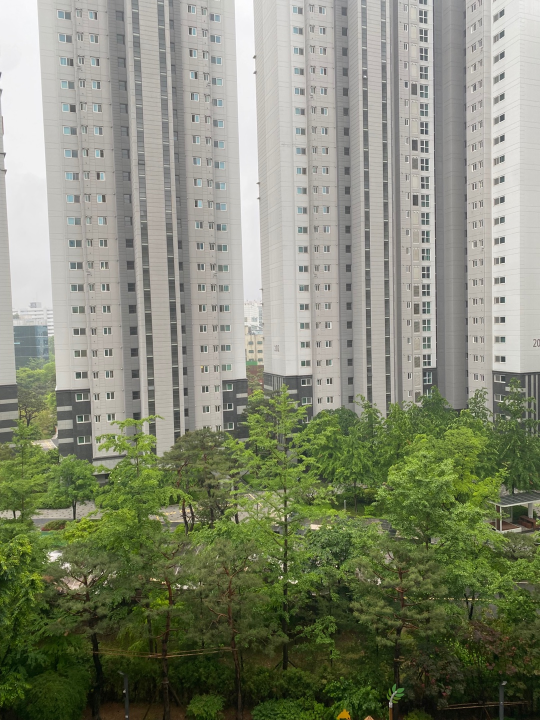
%> input picture assignment3/im1.jpeg, 1080 x 1440 px (shown at 1/2 size)
$ octave get_feature_test.m   (GNU Octave 9; MATLAB toolbox functions it lacks are replaced by stand-ins)
%> lines starting %> are read from the running program, lines starting %| are printed output that depends on the picture
clear
run('VLFEATROOT/toolbox/vl_setup')
%> (this line was passed over: vl_setup is not available in this run)

a1=(imread("im1.jpeg"));
%> a1 is the input picture: size 1440x1080x3 uint8; mean R, G, B 132.1, 136.5, 115.8
a2=(imread("im2.jpeg"));
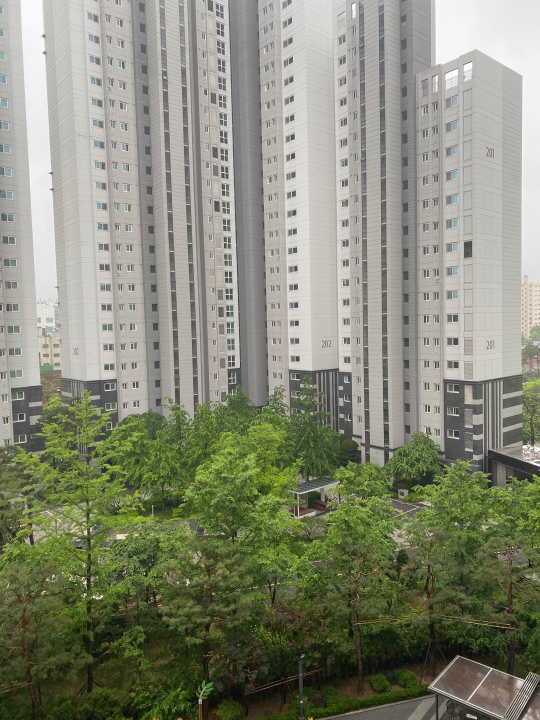
%> input picture assignment3/im2.jpeg, 1080 x 1440 px (shown at 1/2 size)
%> a2 is the input picture: size 1440x1080x3 uint8; mean R, G, B 133.9, 137.3, 117.9
a3=(imread("im3.jpeg"));
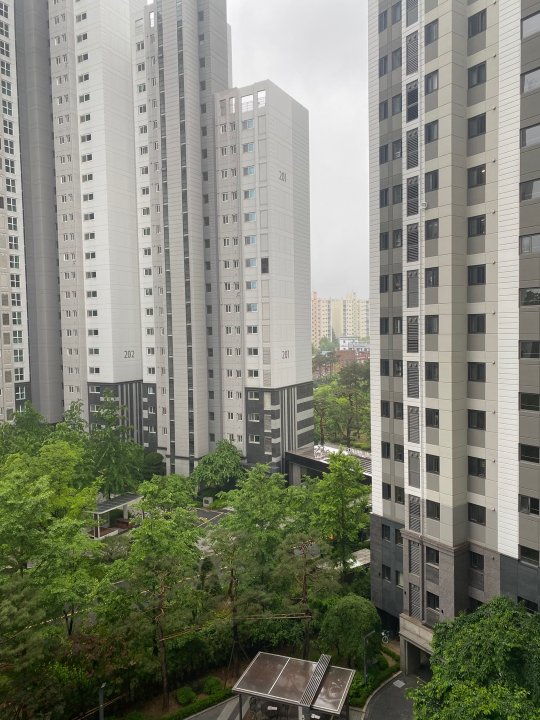
%> input picture assignment3/im3.jpeg, 1080 x 1440 px (shown at 1/2 size)
%> a3 is the input picture: size 1440x1080x3 uint8; mean R, G, B 130.5, 132.8, 118.2

b1 = rgb2gray(imresize(a1,[256 256]));
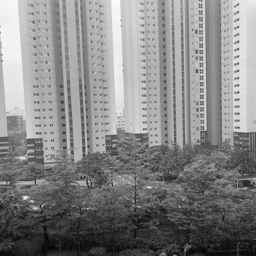
%> b1: size 256x256 uint8; min 6, max 252, mean 132.8
b2 = rgb2gray(imresize(a2,[256 256]));
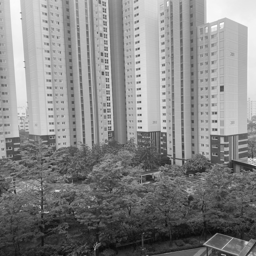
%> b2: size 256x256 uint8; min 9, max 255, mean 134.1
b3 = rgb2gray(imresize(a3,[256 256]));
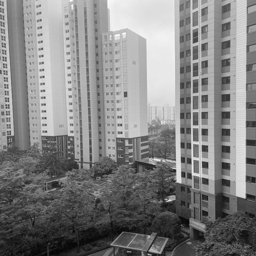
%> b3: size 256x256 uint8; min 5, max 255, mean 130.4

%I1 = single(imnoise(b1,'gaussian',0.0000000001));
%I2 = single(imnoise(b2,'gaussian',0.0000000001));
I1 = single(b1);
I2 = single(b2);
% [5 lines of commented-out code are left out]


imshow(b2);
%> (the run ends here)
